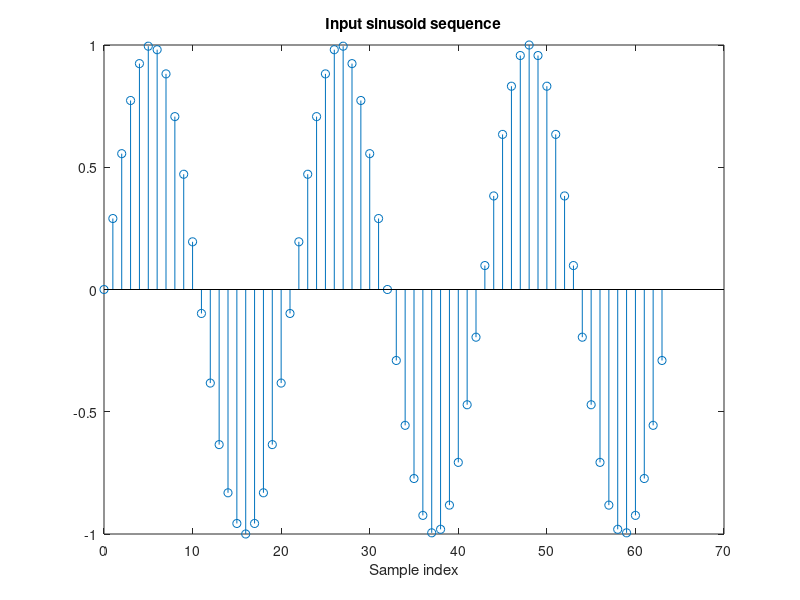
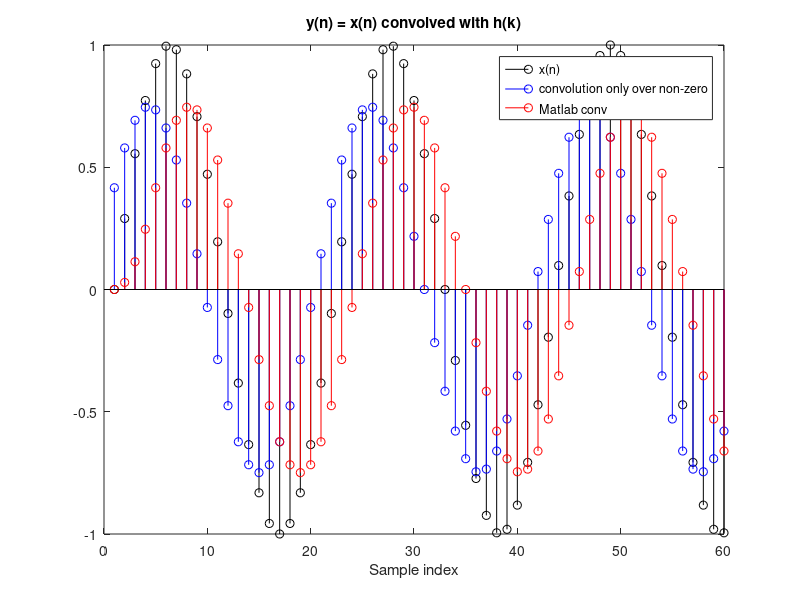

Write the MATLAB code that produced these figures, in order.

    

    clear;
close all;

%% Generate the sinewave signal    
fs = 64000;
N = 64;
x = 0:(N-1);
f = 3000;
A = 1;
xn = A*sin(2*pi*f/fs*x);
h = figure;
stem(x, xn);
xlabel('Sample index');
title('Input sinusoid sequence');

%% Generate the coefficients h(k)
hk = [0.1, 0.2, 0.2, 0.2, 0.1];
M = length(hk);

%% Convolve h with x
% Note: we must invert the sequence x,
% here done by indexing with -1
L = N-M+1;
y = zeros(1, L);
for i=1:L
    y(i) = hk * xn(i+M-1:-1:i)'; % vector product
end
y2 = conv(xn, hk);
h = figure;
stem(1:L, xn(1:L), 'k');
hold on;
stem(1:L, y, 'b');
stem(1:L, y2(1:L), 'r');
xlabel('Sample index');
legend('x(n)', 'convolution only over non-zero', 'Matlab conv');
title('y(n) = x(n) convolved with h(k)');